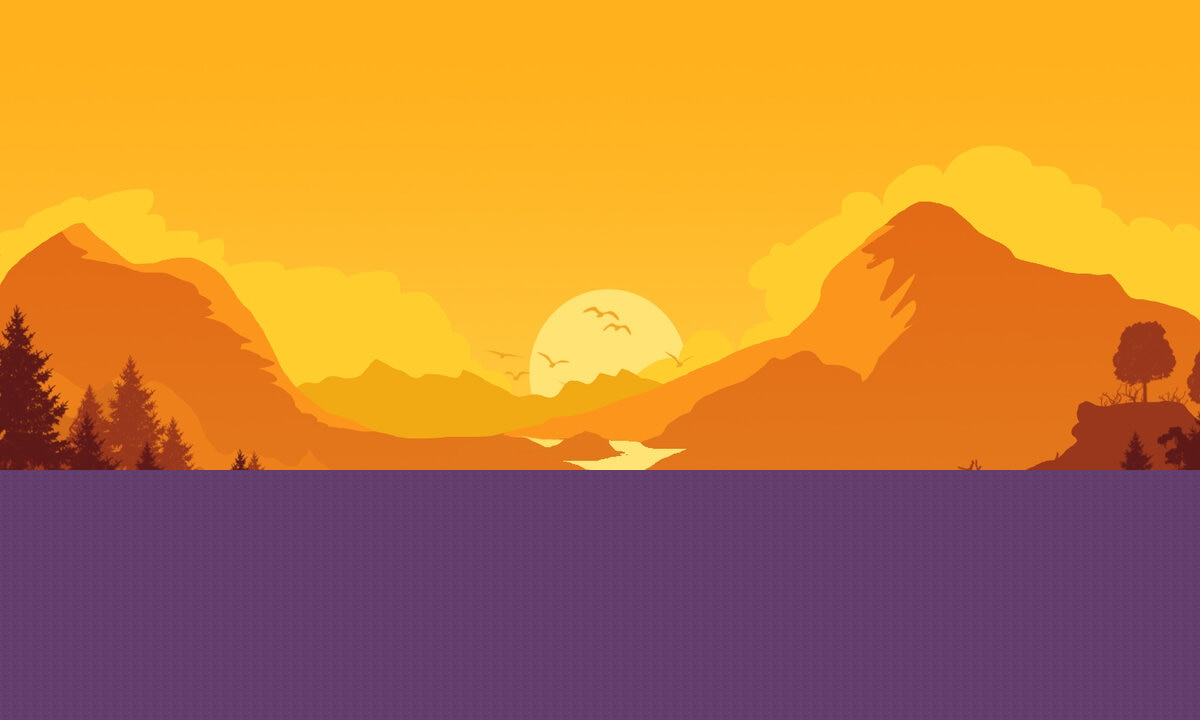

The image is a tile-based game level rendered from a .tmx file. Its description and source (layers, tilesets, objects; grid data summarised) follow:
An orthogonal 120x72 tile map with 10x10 px tiles, 1 tile layer (Tile Layer 1), 1 image layer.

<map version="1.9" tiledversion="1.9.2" orientation="orthogonal" renderorder="right-down" width="120" height="72" tilewidth="10" tileheight="10" infinite="0" nextlayerid="3" nextobjectid="1">
 <tileset firstgid="1" source="TileSet1.tsx" />
 <imagelayer id="2" name="Image Layer 1">
  <image source="907157 (1).jpg" width="1200" height="720" />
 </imagelayer>
 <layer id="1" name="Tile Layer 1" width="120" height="72">
  <data>[8640 cells, 3000 non-empty, 1 distinct tile ids]</data>
 </layer>
</map>
